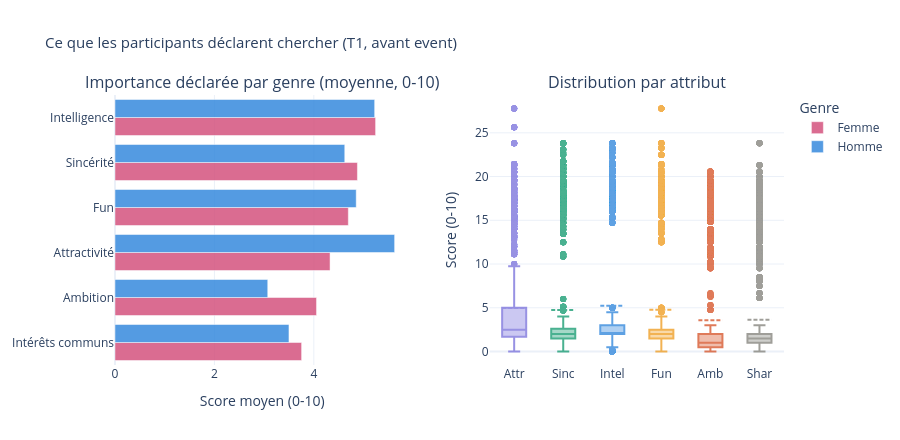

Write notebook code for a chart like this one.
### Code cell
# =============================================================================
# PRÉFÉRENCES DÉCLARÉES T1
# =============================================================================
print("\n" + "─" * 65)
print("PRÉFÉRENCES DÉCLARÉES T1 (avant l'event)")
print("─" * 65)
 
pref_gender = df.groupby("gender_label")[PREF_COLS].mean().T.reset_index()
pref_gender.columns = ["col","Femme","Homme"]
pref_gender["Attribut"] = pref_gender["col"].map(ATTR_FR)
pref_gender = pref_gender.sort_values("Femme", ascending=True)
 
print("\nImportance déclarée moyenne (0-10) :")
print(f"{'Attribut':<22} {'Femme':>8} {'Homme':>8} {'Écart':>8}")
print("  " + "─" * 50)
for _, row in pref_gender.sort_values("Femme", ascending=False).iterrows():
    diff = row["Homme"] - row["Femme"]
    flag = "H" if diff > 0.1 else "F" if diff < -0.1 else "="
    print(f"{row['Attribut']:<22} {row['Femme']:>8.2f} {row['Homme']:>8.2f} {diff:>+8.2f}  {flag}")
 
print("\n> Attractivité : attribut le plus important ET la plus grande différence H/F")
print("> Ambition & Intérêts communs : attributs les moins valorisés")
 
fig_u3 = make_subplots(
    rows=1, cols=2,
    subplot_titles=[
        "Importance déclarée par genre (moyenne, 0-10)",
        "Distribution par attribut"
    ],
    horizontal_spacing=0.12,
)
 
for genre, clr in [("Femme", C["female"]), ("Homme", C["male"])]:
    fig_u3.add_trace(go.Bar(
        y=pref_gender["Attribut"],
        x=pref_gender[genre],
        name=genre, orientation="h",
        marker_color=clr, opacity=0.85,
    ), row=1, col=1)
 
pref_short = {"attr1_1":"Attr","sinc1_1":"Sinc","intel1_1":"Intel",
              "fun1_1":"Fun","amb1_1":"Amb","shar1_1":"Shar"}
for col, clr in zip(PREF_COLS, COLORS8):
    fig_u3.add_trace(go.Box(
        y=df[col], name=pref_short.get(col, col),
        marker_color=clr, boxmean=True,
         showlegend=False, opacity=0.8,
    ), row=1, col=2)
 
fig_u3.update_layout(
    title="Ce que les participants déclarent chercher (T1, avant event)",
    height=440, plot_bgcolor="white", title_font_size=15,
    margin=dict(t=95, b=75, l=75, r=45),
    barmode="group", legend_title="Genre",
)
fig_u3.update_xaxes(title_text="Score moyen (0-10)", row=1, col=1)
fig_u3.update_yaxes(title_text="Score (0-10)", row=1, col=2)
fig_u3.show()

### Figure 1 — Plotly figure (JSON) as saved in the notebook; plotly's stock layout.template omitted (floating-point values rounded to 4 significant figures; data arrays with more than 128 entries replaced by an {"elided": "..."} marker saying what was removed)
{"data": [{"marker": {"color": "#D4537E"}, "name": "Femme", "opacity": 0.85, "orientation": "h", "type": "bar", "x": [3.754, 4.055, 4.326, 4.694, 4.877, 5.243], "xaxis": "x", "y": ["Intérêts communs", "Ambition", "Attractivité", "Fun", "Sincérité", "Intelligence"], "yaxis": "y"}, {"marker": {"color": "#378ADD"}, "name": "Homme", "opacity": 0.85, "orientation": "h", "type": "bar", "x": [3.5, 3.073, 5.626, 4.853, 4.622, 5.224], "xaxis": "x", "y": ["Intérêts communs", "Ambition", "Attractivité", "Fun", "Sincérité", "Intelligence"], "yaxis": "y"}, {"boxmean": true, "marker": {"color": "#7F77DD"}, "name": "Attr", "opacity": 0.8, "showlegend": false, "type": "box", "xaxis": "x2", "y": {"elided": "8378 float values"}, "yaxis": "y2"}, {"boxmean": true, "marker": {"color": "#1D9E75"}, "name": "Sinc", "opacity": 0.8, "showlegend": false, "type": "box", "xaxis": "x2", "y": {"elided": "8378 float values"}, "yaxis": "y2"}, {"boxmean": true, "marker": {"color": "#378ADD"}, "name": "Intel", "opacity": 0.8, "showlegend": false, "type": "box", "xaxis": "x2", "y": {"elided": "8378 float values"}, "yaxis": "y2"}, {"boxmean": true, "marker": {"color": "#EF9F27"}, "name": "Fun", "opacity": 0.8, "showlegend": false, "type": "box", "xaxis": "x2", "y": {"elided": "8378 float values"}, "yaxis": "y2"}, {"boxmean": true, "marker": {"color": "#D85A30"}, "name": "Amb", "opacity": 0.8, "showlegend": false, "type": "box", "xaxis": "x2", "y": {"elided": "8378 float values"}, "yaxis": "y2"}, {"boxmean": true, "marker": {"color": "#888780"}, "name": "Shar", "opacity": 0.8, "showlegend": false, "type": "box", "xaxis": "x2", "y": {"elided": "8378 float values"}, "yaxis": "y2"}], "layout": {"annotations": [{"font": {"size": 16}, "showarrow": false, "text": "Importance déclarée par genre (moyenne, 0-10)", "x": 0.22, "xanchor": "center", "xref": "paper", "y": 1, "yanchor": "bottom", "yref": "paper"}, {"font": {"size": 16}, "showarrow": false, "text": "Distribution par attribut", "x": 0.78, "xanchor": "center", "xref": "paper", "y": 1, "yanchor": "bottom", "yref": "paper"}], "barmode": "group", "height": 440, "legend": {"title": {"text": "Genre"}}, "margin": {"b": 75, "l": 75, "r": 45, "t": 95}, "plot_bgcolor": "white", "title": {"font": {"size": 15}, "text": "Ce que les participants déclarent chercher (T1, avant event)"}, "xaxis": {"anchor": "y", "domain": [0, 0.44], "title": {"text": "Score moyen (0-10)"}}, "xaxis2": {"anchor": "y2", "domain": [0.56, 1]}, "yaxis": {"anchor": "x", "domain": [0, 1]}, "yaxis2": {"anchor": "x2", "domain": [0, 1], "title": {"text": "Score (0-10)"}}}}
